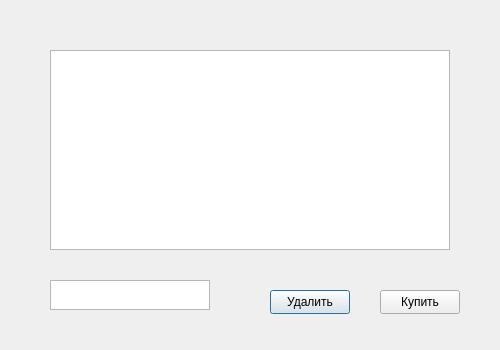
<?xml version="1.0" encoding="UTF-8"?>
<ui version="4.0">
 <class>MyOrder</class>
 <widget class="QDialog" name="MyOrder">
  <property name="geometry">
   <rect>
    <x>0</x>
    <y>0</y>
    <width>500</width>
    <height>350</height>
   </rect>
  </property>
  <property name="windowTitle">
   <string>Dialog</string>
  </property>
  <widget class="QPushButton" name="pushButton">
   <property name="geometry">
    <rect>
     <x>270</x>
     <y>290</y>
     <width>80</width>
     <height>24</height>
    </rect>
   </property>
   <property name="text">
    <string>Удалить</string>
   </property>
  </widget>
  <widget class="QPushButton" name="pushBut_Buy">
   <property name="geometry">
    <rect>
     <x>380</x>
     <y>290</y>
     <width>80</width>
     <height>24</height>
    </rect>
   </property>
   <property name="text">
    <string>Купить</string>
   </property>
  </widget>
  <widget class="QTableWidget" name="tableWidget">
   <property name="geometry">
    <rect>
     <x>50</x>
     <y>50</y>
     <width>400</width>
     <height>200</height>
    </rect>
   </property>
  </widget>
  <widget class="QTextBrowser" name="textBrowser">
   <property name="geometry">
    <rect>
     <x>50</x>
     <y>280</y>
     <width>160</width>
     <height>30</height>
    </rect>
   </property>
  </widget>
 </widget>
 <resources/>
 <connections/>
</ui>
